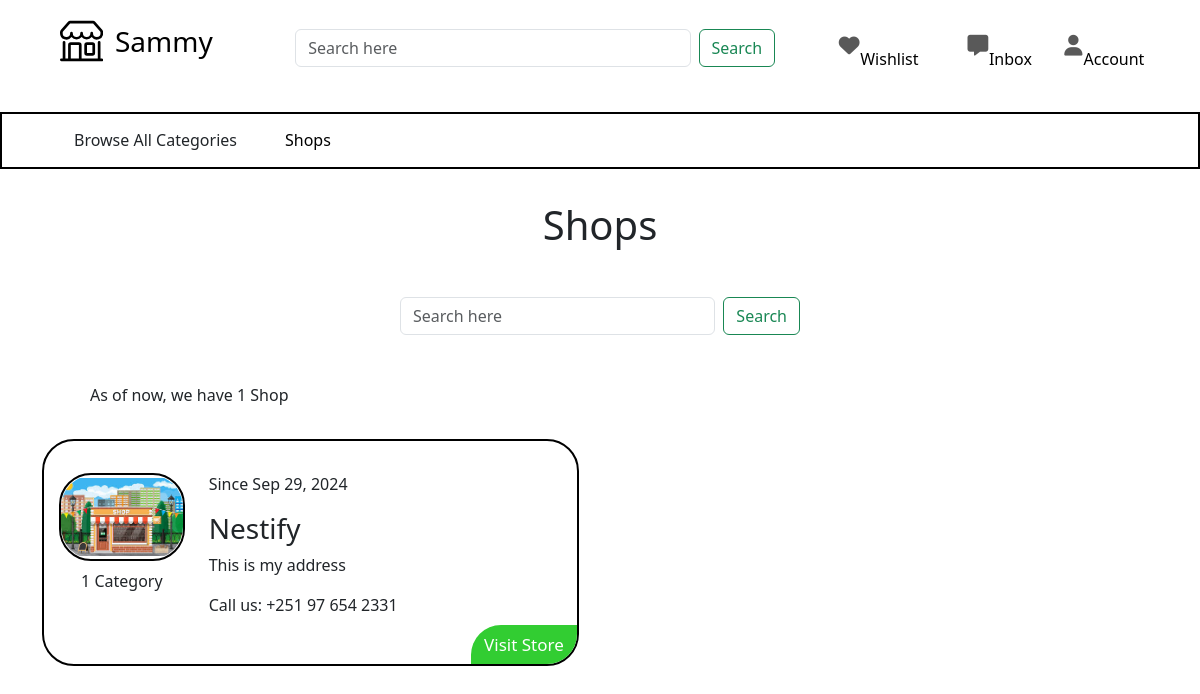
/core/customer/shops/, run on an earlier commit of the app's database.
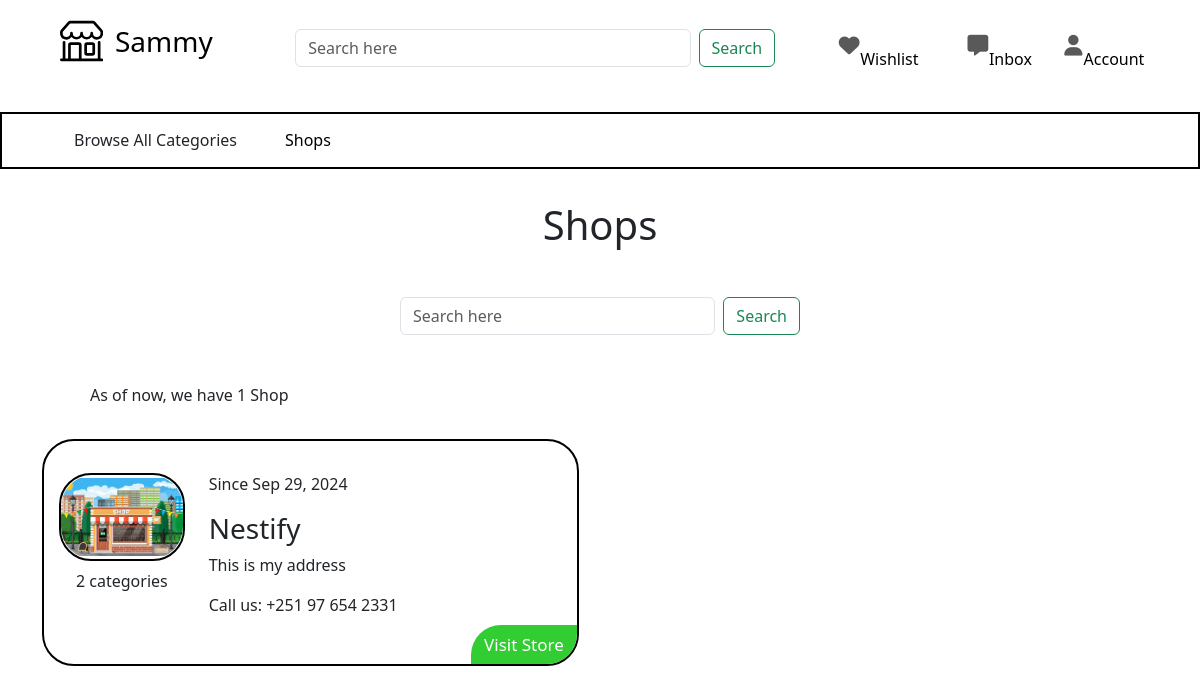
And on a later commit of the database.
### shop/models.py (models this page shows, shortened)
class Shop(models.Model):
    shopId = ShortUUIDField(unique=True, length=10, max_length=21, prefix="shop", alphabet="ABCDEF0123456789")
    name = models.CharField(max_length=255, default="Nestify")
    description = models.TextField(blank=False, null=False, default="This is a shop")
    image = models.ImageField(upload_to='shop_directory_path', blank=True, null=True)
    address = models.TextField(blank=False, null=False, default="This is my address")
    contact = models.CharField(max_length=255, default="+251 97 654 2331")
    created_at = models.DateTimeField(auto_now_add=True)
    created_by = models.OneToOneField(settings.AUTH_USER_MODEL, on_delete=models.CASCADE, related_name="user_shop")
    class Meta:
        ordering = ('name',)
        unique_together = ('created_by', 'name')

### core/views.py (the view)
# urls.py: path("customer/shops/", views.shop, name="shop"),
@never_cache
def shop(request):
    shops = Shop.objects.all().order_by("name")
    return render(request, "core/customer/shop.html", {
        'shops': shops
    })

### core/context_processor.py (called while the page is built, shortened)
def base(request):
    user = request.user
    categories = []
    wishlist = 0
    notification = 0
    inbox_count = 0
    shop = None
    total_unread_messages = 0  # Initialize unread messages count to 0
    return {
        'user': user,
        'shop': shop,
        'categories': categories,
        'wishlist': wishlist,
        'notification': notification,
        'total_unread_messages': total_unread_messages,  # Add unread messages to context
    }

### templates/core/customer/shop.html (shortened to what this page needs)
{% extends "core/customer/customer-base.html" %}
{% block content %}
<section class="shop-intro-section">
    <div class="container">
        <h1>Shops</h1>
        <div class="search-box">
            <div class="search">
                <form
                class="d-flex"
                role="search"
                method="get"
                action="."
                >
                <input
                    class="form-control me-2 search-bar"
                    type="search"
                    placeholder="Search here"
                    aria-label="Search"
                    name="q"
                    value=""
                />
                <button
                    class="btn btn-outline-success search-btn"
                    type="submit"
                >
                    Search
                </button>
                </form>
            </div>
        </div>
        <div class="shop-collection">
            {% if shops %}
                <p class="shop-tally">As of now, we have
                    {% if shops.count  == 1 %}
                        1 Shop
                    {% else %}
                        {{ shops.count  }} shops
                    {% endif %}
                </p>
                    <div class="shop-collection-box">
                        {% for shop in shops %}
                            <div class="shop-box">
                                <div class="shop-image-column">
                                    <div class="shop-image">
                                       <img src="{{ shop.image.url }}" alt="{{ shop.name }} image">
                                    </div>
                                    <p>
                                        {% if shop.shop_categories.count  == 1 %}
                                            1 Category
                                        {% else %}
                                            {{ shop.shop_categories.count }} categories
                                        {% endif %}
                                    </p>
                                </div>
                                <div class="shop-detail">
                                    <p>Since {{ shop.created_at|date:"M j, Y" }}</p>
                                    <h3>{{ shop.name }}</h3>
                                    <p>{{ shop.address }}</p>
                                    <p>Call us: {{ shop.contact }}</p>
                                </div>
                                <div class="visit-shop-btn">
                                    <a href="{% url 'core:visit_shop' shop.shopId %}" class="btn"> Visit Store</a>
                                </div>
                            </div>
                        {% endfor %}
                    </div>
            {% else %}
                <p>No shops yet. Please come back letter. </p>
            {% endif %}
        </div>
    </div>
</section>
{% endblock %}

What changed in the data, as far as the page shows it:
changed Shop "Nestify": shop_categories.count (not shown) → "2"; text "1 Category" → "categories"
